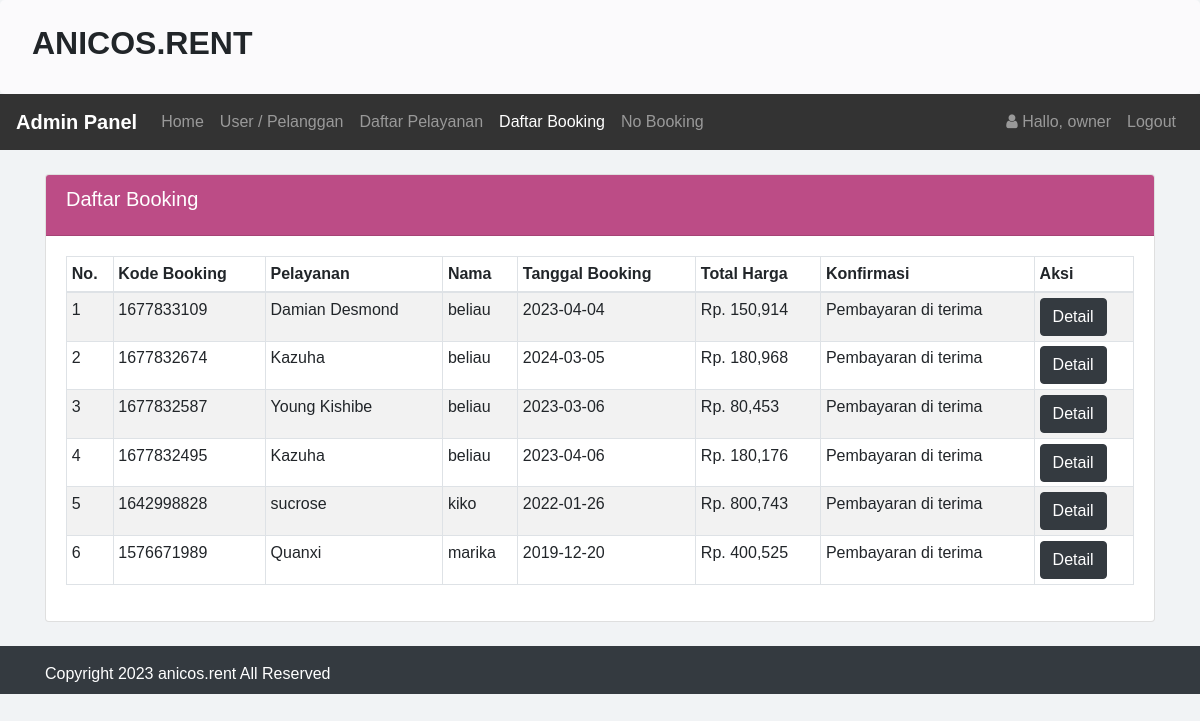
Screenshot of /admin/booking/booking.php (signed in) with the database file from the repository.
### tables this page shows
CREATE TABLE `infoweb` (
  `id` int(11) NOT NULL,
  `nama_rental` varchar(255) DEFAULT NULL,
  `telp` varchar(15) DEFAULT NULL,
  `alamat` text,
  `email` varchar(255) DEFAULT NULL,
  `no_rek` text,
  `updated_at` timestamp NOT NULL DEFAULT CURRENT_TIMESTAMP
);

CREATE TABLE `booking` (
  `id_booking` int(11) NOT NULL,
  `kode_booking` varchar(255) NOT NULL,
  `id_login` int(11) NOT NULL,
  `id_mobil` int(11) NOT NULL,
  `ktp` varchar(255) NOT NULL,
  `nama` varchar(255) NOT NULL,
  `alamat` varchar(255) NOT NULL,
  `no_tlp` varchar(15) NOT NULL,
  `tanggal` varchar(255) NOT NULL,
  `lama_sewa` int(11) NOT NULL,
  `total_harga` int(11) NOT NULL,
  `konfirmasi_pembayaran` varchar(255) NOT NULL,
  `tgl_input` varchar(255) NOT NULL
);

CREATE TABLE `mobil` (
  `id_mobil` int(11) NOT NULL,
  `no_plat` varchar(255) NOT NULL,
  `merk` varchar(255) NOT NULL,
  `harga` int(255) NOT NULL,
  `deskripsi` varchar(255) NOT NULL,
  `status` varchar(255) NOT NULL,
  `gambar` text NOT NULL
);

### koneksi/koneksi.php (called while the page is built, shortened)
<?php
    $user = 'root';
    $pass = '';
    $koneksi = new PDO("mysql:host=localhost;dbname=rental_anicos", $user, $pass);
    $url = "http://localhost:8000/";
    $sql_web = "SELECT * FROM infoweb WHERE id = 1";
    $row_web = $koneksi->prepare($sql_web);
    $row_web->execute();
    $info_web = $row_web->fetch(PDO::FETCH_OBJ);
?>

### admin/booking/booking.php (the view, shortened to what this page needs)
<?php
    require '../../koneksi/koneksi.php';
    $title_web = 'Daftar Booking';
    include '../header.php';
    if(!empty($_GET['id'])){
        $id = strip_tags($_GET['id']);
        $sql = "SELECT mobil.merk, booking.* FROM booking JOIN mobil ON
                booking.id_mobil=mobil.id_mobil WHERE id_login = '$id' ORDER BY id_booking DESC";
    }else{
        $sql = "SELECT mobil.merk, booking.* FROM booking JOIN mobil ON
                booking.id_mobil=mobil.id_mobil ORDER BY id_booking DESC";
    }
    $hasil = $koneksi->query($sql)->fetchAll();
?>
<br>
<div class="container">
    <div class="card">
        <div class="card-header text-white" style="background: #bc4c86;">
            <h5 class="card-title">
            Daftar Booking
            </h5>
        </div>
        <div class="card-body">
            <div class="table-responsive">
                <table class="table table-striped table-bordered table-sm">
                    <thead>
                        <tr>
                            <th>No. </th>
                            <th>Kode Booking</th>
                            <th>Pelayanan </th>
                            <th>Nama </th>
                            <th>Tanggal Booking </th>
                            <th>Total Harga</th>
                            <th>Konfirmasi</th>
                            <th>Aksi</th>
                        </tr>
                    </thead>
                    <tbody>
                        <?php  $no=1; foreach($hasil as $isi){?>
                        <tr>
                            <td><?php echo $no;?></td>
                            <td><?= $isi['kode_booking'];?></td>
                            <td><?= $isi['merk'];?></td>
                            <td><?= $isi['nama'];?></td>
                            <td><?= $isi['tanggal'];?></td>
                            <td>Rp. <?= number_format($isi['total_harga']);?></td>
                            <td><?= $isi['konfirmasi_pembayaran'];?></td>
                            <td>
                                <a class="btn btn-dark" href="bayar.php?id=<?= $isi['kode_booking'];?>"
                                role="button">Detail</a>
                            </td>
                        </tr>
                        <?php $no++;}?>
                    </tbody>
                </table>
            </div>
        </div>
    </div>
</div>
<?php  include '../footer.php';?>

### admin/header.php (shortened to what this page needs)
<?php
    $id_login = $_SESSION['USER']['id_login'];
    $row = $koneksi->prepare("SELECT * FROM login WHERE id_login=?");
    $row->execute(array($id_login));
    $hasil_login = $row->fetch();
?>
<!doctype html>
<html lang="en">
  <head>
    <link rel="stylesheet" href="<?php echo $url;?>assets/css/bootstrap.css" >
    <link rel="stylesheet" href="<?php echo $url;?>assets/css/font-awesome.css" >
  </head>
  <body>
    <div class="jumbotron pt-4 pb-4">
        <div class="row">
            <div class="col-sm-8">
                <h2><b style="text-transform:uppercase;"><?= $info_web->nama_rental;?> </b></h2>
            </div>
        </div>
    </div>
    <nav class="navbar navbar-expand-lg navbar-dark" style="background-color: #333;">
        <a class="navbar-brand" href="<?php echo $url;?>admin/"><b>Admin Panel</b></a>
        <div class="collapse navbar-collapse" id="collapsibleNavId">
            <ul class="navbar-nav mr-auto mt-2 mt-lg-0">
                <li class="nav-item <?php if($title_web == 'Dashboard'){ echo 'active';}?>">
                    <a class="nav-link" href="<?php echo $url;?>admin/">Home <span class="sr-only">(current)</span></a>
                </li>
                <li class="nav-item <?php if($title_web == 'User'){ echo 'active';}?>">
                    <a class="nav-link" href="<?php echo $url;?>admin/user/index.php">User / Pelanggan</a>
                </li>
                <li class="nav-item <?php if($title_web == 'Daftar Pelayanan'){ echo 'active';}?>
                <?php if($title_web == 'tambah Kostum'){ echo 'active';}?>
                <?php if($title_web == 'Edit kostum'){ echo 'active';}?>">
                    <a class="nav-link" href="<?php echo $url;?>admin/mobil/mobil.php">Daftar Pelayanan</a>
                </li>
                <li class="nav-item <?php if($title_web == 'Daftar Booking'){ echo 'active';}?>
                <?php if($title_web == 'Konfirmasi'){ echo 'active';}?>">
                    <a class="nav-link" href="<?php echo $url;?>admin/booking/booking.php">Daftar Booking</a>
                </li>
                <li class="nav-item <?php if($title_web == 'Peminjaman'){ echo 'active';}?>">
                    <a class="nav-link" href="<?php echo $url;?>admin/peminjaman/peminjaman.php">No Booking</a>
                </li>
            </ul>
            <ul class="navbar-nav my-2 my-lg-0">
                <li class="nav-item">
                    <a class="nav-link" href="#">
                        <i class="fa fa-user"> </i> Hallo, <?php echo $hasil_login['nama_pengguna'];?>
                    </a>
                </li>
                <li class="nav-item">
                    <a class="nav-link" onclick="return confirm('Apakah anda ingin logout ?');" href="<?php echo $url;?>admin/logout.php">Logout</a>
                </li>
            </ul>
        </div>
    </nav>

### admin/footer.php (shortened to what this page needs)
    <div class="footer mt-4 bg-dark text-white pt-3 pb-2">
      <div class="container">
        Copyright <?= date('Y');?> <?= $info_web->nama_rental;?> All Reserved
      </div>
    </div>
  </body>
</html>

### admin/header.php (style rules this page uses)
html * { font-family: 'Trebuchet MS', sans-serif; }

### rows the page displays
infoweb: nama_rental "ANICOS.RENT", nama_rental "anicos.rent"
booking: kode_booking "1677833109", id_mobil.merk "Damian Desmond", nama "beliau", tanggal "2023-04-04", total_harga "150,914", konfirmasi_pembayaran "Pembayaran di terima"
booking: kode_booking "1677832674", id_mobil.merk "Kazuha", nama "beliau", tanggal "2024-03-05", total_harga "180,968", konfirmasi_pembayaran "Pembayaran di terima"
booking: kode_booking "1677832587", id_mobil.merk "Young Kishibe", nama "beliau", tanggal "2023-03-06", total_harga "80,453", konfirmasi_pembayaran "Pembayaran di terima"
booking: kode_booking "1677832495", id_mobil.merk "Kazuha", nama "beliau", tanggal "2023-04-06", total_harga "180,176", konfirmasi_pembayaran "Pembayaran di terima"
booking: kode_booking "1642998828", id_mobil.merk "sucrose", nama "kiko", tanggal "2022-01-26", total_harga "800,743", konfirmasi_pembayaran "Pembayaran di terima"
booking: kode_booking "1576671989", id_mobil.merk "Quanxi", nama "marika", tanggal "2019-12-20", total_harga "400,525", konfirmasi_pembayaran "Pembayaran di terima"

### other values shown
$hasil_login['nama_pengguna'] "owner"
